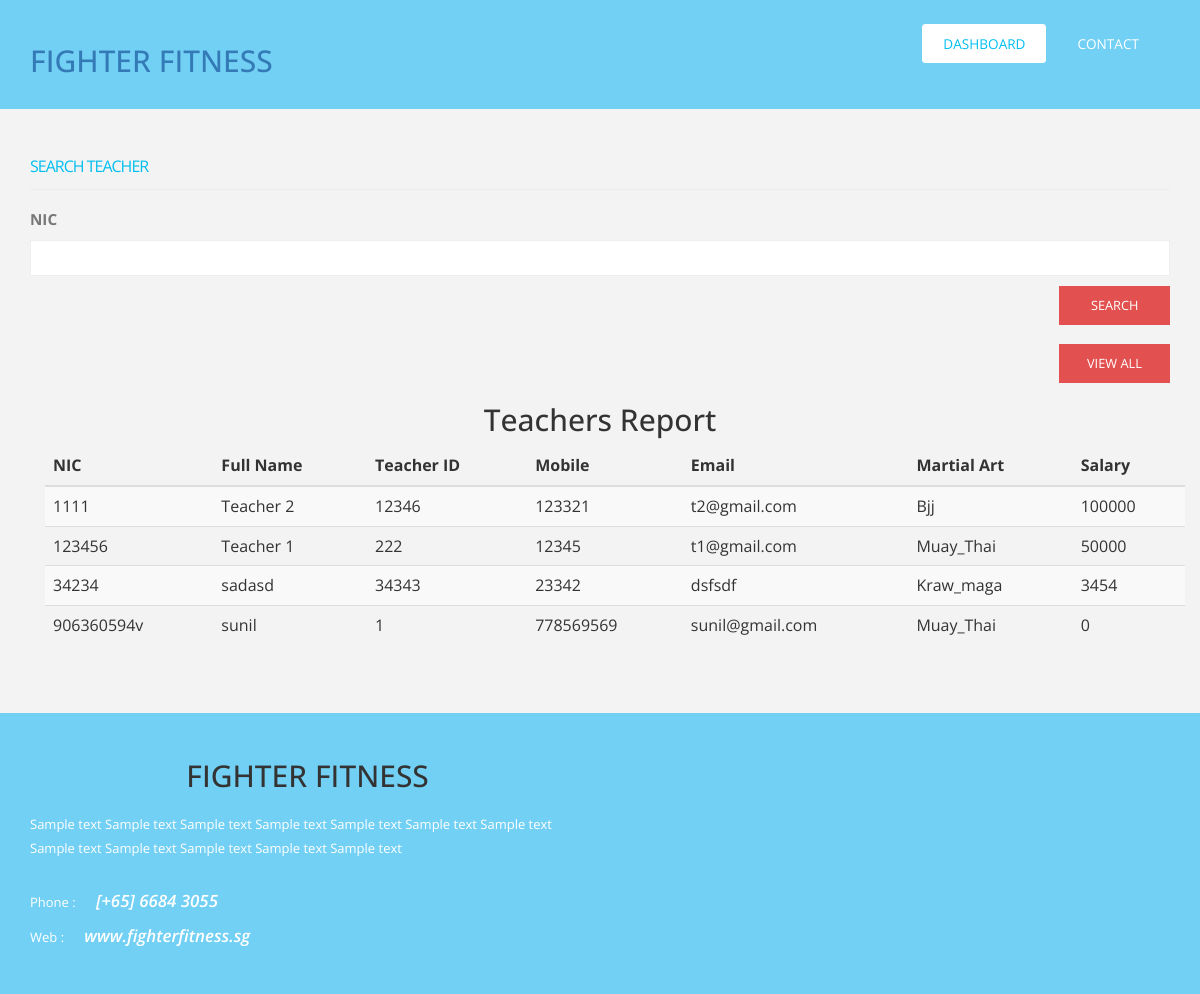
Screenshot of /teacher_report.php with the database file from the repository.
### tables this page shows
CREATE TABLE `tblteachers` (
  `nic` varchar(10) NOT NULL,
  `name` varchar(100) NOT NULL,
  `teacherId` varchar(5) NOT NULL,
  `mobile` int(10) NOT NULL,
  `email` varchar(50) NOT NULL,
  `mart` varchar(50) NOT NULL,
  `Monthly_Salary` double NOT NULL
);

### teacher_report.php (the view, shortened to what this page needs)
<?php
include_Once('./dbcon.php');
?>
<!DOCTYPE HTML>
<html>
<head>
<link href="css/bootstrap.css" rel='stylesheet' type='text/css' />
<link rel="stylesheet" href="https://maxcdn.bootstrapcdn.com/bootstrap/3.4.1/css/bootstrap.min.css">
<link href="css/style.css" rel='stylesheet' type='text/css' />
</head>
<body>
    <div class="menu">
	  <div class="container">
		 <div class="logo">
			<a href="index.php"><H2>FIGHTER FITNESS</H2></a>
		 </div>
		 <div class="h_menu4">
			 <ul class="nav">
			   <li class="active"><a href="admin_Dashboard.php">Dashboard</a></li>
			   <li><a href="contact.php">Contact</a></li>
			 </ul>
		  </div>
	  </div>
	</div>
        <div class="main">
          <div class="register-grids">
          	<div class="container">
	           		<h4 class="title">Search Teacher</h4>
					<div id="loginbox" class="loginbox">
						<form action="" method="post" name="search" id="login-form">
						  <fieldset class="input">
						    <p id="searcht">
						      <label for="NIC"><b>NIC</b></label>
						      <input id="nic" type="text" name="nic" class="inputbox" size="18" autocomplete="off" >
						    </p>
						    <input type="submit" name="submit" class="button" value=" Search ">
						    <div class="remember">
							    <input type="submit" name="view" class="button" value="View All" onclick="window.location.href='teacher_report.php';">
							</div>
						  </fieldset>
						 </form>
					</div>
          		<?php
					echo '<h2 align="center">Teachers Report</h2>';
					echo '<div class="container">
						  <table class="table table-striped" align="center">
						    <thead>
						      <tr>
						        <th>NIC</th>
						        <th>Full Name</th>
						        <th>Teacher ID</th>
						        <th>Mobile</th>
						        <th>Email</th>
						        <th>Martial Art</th>
						        <th>Salary</th>
						      </tr>
						    </thead>
						    <tbody>'
					      ;
					       if(isset($_POST['submit'])){
					      	$Tnic = $_POST['nic'];
							$query = "SELECT * FROM tblteachers WHERE NIC= $Tnic";
							if ($result = mysqli_query($con,$query)) {
							    while ($row = $result->fetch_assoc()) {
							        $NIC = $row["nic"];
							        $Name = $row["name"];
							        $TeacherId = $row["teacherId"];
							        $Mobile = $row["mobile"];
							        $email = $row["email"];
							        $MartialArt = $row["mart"];
							        $Salary = $row["Monthly_Salary"];
					        		echo '<tr>
					                <td>'.$NIC.'</td>
					                <td>'.$Name.'</td>
					                <td>'.$TeacherId.'</td>
					                <td>'.$Mobile.'</td>
					                <td>'.$email.'</td>
					                <td>'.$MartialArt.'</td>
					                <td>'.$Salary.'</td>
					              </tr>';
					    }
					    $result->free();
					}
				}
				else{
					$query1 = "SELECT * FROM tblteachers ";
							if ($result1 = mysqli_query($con,$query1)) {
							    while ($row = $result1->fetch_assoc()) {
							        $NIC = $row["nic"];
							        $Name = $row["name"];
							        $TeacherId = $row["teacherId"];
							        $Mobile = $row["mobile"];
							        $email = $row["email"];
							        $MartialArt = $row["mart"];
							        $Salary = $row["Monthly_Salary"];
					        		echo '<tr>
					                <td>'.$NIC.'</td>
					                <td>'.$Name.'</td>
					                <td>'.$TeacherId.'</td>
					                <td>'.$Mobile.'</td>
					                <td>'.$email.'</td>
					                <td>'.$MartialArt.'</td>
					                <td>'.$Salary.'</td>
					              </tr>';
					    }
					}
				}
					echo '</tbody>';
					echo '</table>';
					echo '</div>' ;
				?>
					</div>
				</div>
         </div>
         <div class="footer-bottom">
		   <div class="container">
		 	 <div class="row section group">
				<div class="col-md-6">
					<div class="f-logo">
						<H2>FIGHTER FITNESS</H2>
					</div>
					<p class="m_9">Sample text Sample text Sample text Sample text Sample text Sample text Sample text Sample text Sample text Sample text Sample text Sample text</p>
					<p class="address">Phone : &nbsp;&nbsp;&nbsp;&nbsp;&nbsp;<span class="m_10">[+65] 6684 3055</span></p>
					<p class="address">Web : &nbsp;&nbsp;&nbsp;&nbsp;&nbsp;<span class="m_10">www.fighterfitness.sg</span></p>
				</div>
	  		  </div>
		 	</div>
		 </div>
</body>
</html>

### css/style.css (style rules this page uses)
html, body { font-family: 'Open Sans', sans-serif; background: #F3F3F3; font-size: 100%; }
body a { transition: 0.5s all; -webkit-transition: 0.5s all; -moz-transition: 0.5s all; -o-transition: 0.5s all; }
.menu { padding: 2% 0 1.8% 0; background: #72D0F4; z-index: 9999; width: 100%; clear: both; }
.logo { float:left; }
.h_menu4 { float:right; }
.nav { list-style: none; *zoom: 1; }
.nav:before, .nav:after { content: " "; display: table; }
.nav:after { clear: both; }
.nav li a { display: block; padding:9px 20px; color: #fff; font-size:0.85em; text-transform:uppercase; font-weight:400; margin-right: 10px; border:1px solid #72D0F4; }
.nav li { position: relative; }
.nav li.active a, .nav li a:hover { border:1px solid #fff; border-radius:3px; -webkit-border-radius:3px; -moz-border-radius:3px; -o-border-radius:3px; -webkit-transition: all 0.3s ease-out; -moz-transition: all 0.3s ease-out; -ms-transition: all 0.3s ease-out; -o-transition: all 0.3s ease-out; transition: all 0.3s ease-out; background:#fff; color:#00BFF0; }
.nav > li { float: left; }
.footer-bottom { background:#72d0f4; padding:3% 0; }
.f-logo { text-align: center; margin-top: -10px; padding-bottom: 2%; }
p.m_9 { color:#fff; font-size:0.8125em; line-height:1.8em; margin-bottom: 5%; }
p.address { color:#fff; font-size:0.8125em; line-height:1.5em; }
span.m_10 { font-style:italic; font-size:1.3em; font-weight:600; line-height: 1.5em; }
h4.title { color: #00BFF0; margin-bottom: 0.5em; font-size: 1em; line-height: 1.2; font-weight: normal; margin-top: 0px; letter-spacing: -1px; text-transform: uppercase; border-bottom: 1px solid #ECECEC; padding-bottom: 13px; }
#login-form label { color: #777; line-height: 2.8em; font-size: 0.95em; font-weight: 400; margin: 0; display: block; }
input.inputbox, input.required, div.k2AccountPage input[type="text"] { background: #FFF; outline-color: #00BFF0; border: 1px solid #EEE; color: inherit; padding: 7px 20px; width: 100%; font-family: 'Open Sans', sans-serif; font-size: 0.85em; }
.remember { margin-top: 6%; }
fieldset.input input[type="submit"] { background: #00BFF0; border: none; color: #FFF; padding: 10px 30px; cursor: pointer; float: right; font-family: 'Open Sans', sans-serif; outline: none; font-size:1em; }
.register-grids form input[type="submit"] { background:#E25050; color: #FFF; font-size: 0.8em; padding:0.8em 2.2em; border:none; transition: 0.5s all; -webkit-transition: 0.5s all; -moz-transition: 0.5s all; -o-transition: 0.5s all; display: inline-block; font-family: 'Open Sans', sans-serif; cursor: pointer; outline: none; text-transform: uppercase; }
.register-grids { padding:4% 0; }

### rows the page displays
tblteachers: nic "1111", name "Teacher 2", teacherId "12346", mobile "123321", email "t2@gmail.com", mart "Bjj", Monthly_Salary "100000"
tblteachers: nic "123456", name "Teacher 1", teacherId "222", mobile "12345", email "t1@gmail.com", mart "Muay_Thai", Monthly_Salary "50000"
tblteachers: nic "34234", name "sadasd", teacherId "34343", mobile "23342", email "dsfsdf", mart "Kraw_maga", Monthly_Salary "3454"
tblteachers: nic "906360594v", name "sunil", teacherId "1", mobile "778569569", email "sunil@gmail.com", mart "Muay_Thai", Monthly_Salary "0"
